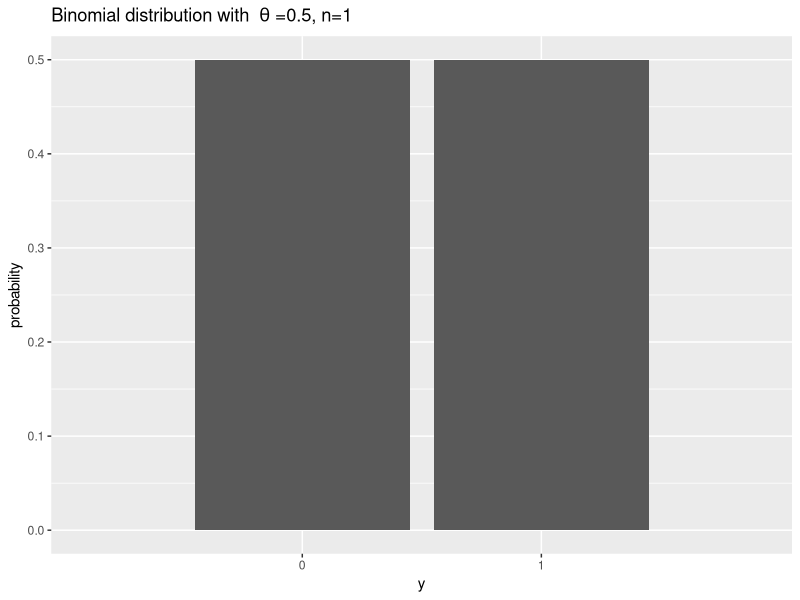

The R script that drew this image: (Note: this script raises an error after producing the figure.)
#https://github.com/avehtari/BDA_course_Aalto

library(tidyverse)
library(caret)
library(ggplot2)

# Binomial distribution with theta=0.5, n=1
ggplot(data.frame(x=0:1, y=dbinom(0:1, 1, 0.5)), aes(x=x, y=y)) +
  geom_col() +
  scale_x_discrete(breaks=0:1, limits=0:1) +
  labs(x="y", y="probability", title=bquote("Binomial distribution with " ~ theta ~ "=0.5, n=1"))

# binomial distribution with theta=0.5, n=10
ggplot(data.frame(x=0:1, y=dbinom(0:10, 10, 0.5)), aes(x=x, y=y)) +
  geom_col() +
  scale_x_discrete(breaks=0:10, limits=0:10) +
  labs(x="y", y="probability", title=bquote("Binomial distribution with " ~ theta ~ "=0.5, n=10"))

#' Binomial distribution with theta=0.9, n=10
ggplot(data.frame(x=0:10, y=dbinom(0:10, 10, 0.9)), aes(x=x, y=y)) +
  geom_col() +
  scale_x_discrete(breaks=0:10, limits=0:10) +
  labs(x="y", y="probability", title=bquote("Binomial distribution with " ~ theta ~ "=0.9, n=10"))

# gaussian model with known variance, gaussian posterior 

tb <- tibble(id = c(1, 2), height_mu=c(175, 185), height_sd=c(4, 2))
# set pop mean and stan dev for male's height
popmu=181;
popsd=6;

# posterior functions 
postsd <- function (priorsd, obssd) {sqrt(1/(1/priorsd^2+1/obssd^2)) }
postmu <- function (priormu, priorsd, obsmu, obssd) {
  (priormu/priorsd^2 + obsmu/obssd^2)/(1/priorsd^2+1/obssd^2)
}

# base for plots 
pbase <- ggplot(data = data.frame(x = c(155, 205)), aes(x)) + 
  labs(y="", x="Height in cm")

# plot fake stuff 
guessdf <- pmap_df(tb, ~ data_frame(x = seq(150, 210, length.out = 601), id=..1,
                                    density = dnorm(x, ..2, ..3)))
pguess <- ggplot(guessdf, aes(group = id, x = x, y = density)) + 
  geom_line(linetype=1, color="blue")
pguess

# plot guesses + prior 
pguess + 
  stat_function(fun = dnorm, n = 101, args = list(mean = popmu, sd = popsd),
                color = 'red')

# compute posterior densities 
postdf <- pmap_df(tb, ~ data_frame(x = seq(150, 210, length.out = 601), id=..1,
                                   density = dnorm(x, ..4, ..5)))

ppost <- ggplot(guessdf, aes(group = id, x = x, y = density)) + 
  geom_line(linetype=1, color="blue") + 
  geom_line(data = postdf, linetype=1, color="violet") +
  stat_function(fun = dnorm, n = 101, args = list(mean = popmu, sd = popsd),
                color = "red")
ppost
